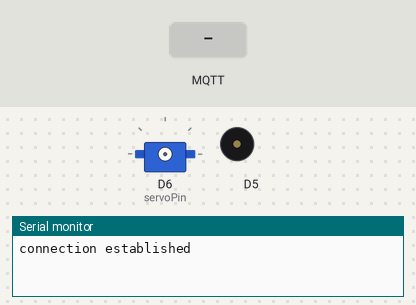
Bench run of a sketch on a simulated ESP8266 (NodeMCU). Parts: servo, buzzer (waves = sounding), the last lines printed to the serial monitor. The test bench sets the inputs (shaded band). No MQTT or app messages arrive unless stated.

Above: at 2.3 s.
2.4 s: MQTT message "1" arrives on the first subscribed topic
At 3.8 s:
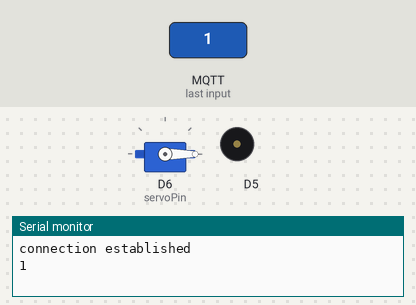
4.1 s: MQTT message "on" arrives on the first subscribed topic
Timing chart, 0 to 7.1 s (numbered marks = the images above; inputs shaded):
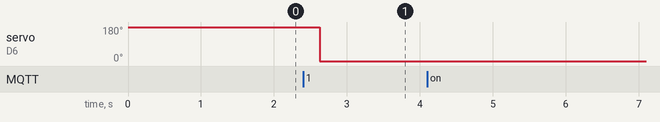

Measured:
- after the input at 2.4 s, servo on D6 (servoPin): 180° → 0° after 0.23 s

The sketch:

slapper_mqtt.ino
```cpp
//https://www.hackster.io/Sparkbuzzer/astronomia-coffin-dance-meme-music-using-arduino-uno-f8f720

#define NOTE_B0  31
#define NOTE_C1  33
#define NOTE_CS1 35
#define NOTE_D1  37
#define NOTE_DS1 39
#define NOTE_E1  41
#define NOTE_F1  44
#define NOTE_FS1 46
#define NOTE_G1  49
#define NOTE_GS1 52
#define NOTE_A1  55
#define NOTE_AS1 58
#define NOTE_B1  62
#define NOTE_C2  65
#define NOTE_CS2 69
#define NOTE_D2  73
#define NOTE_DS2 78
#define NOTE_E2  82
#define NOTE_F2  87
#define NOTE_FS2 93
#define NOTE_G2  98
#define NOTE_GS2 104
#define NOTE_A2  110
#define NOTE_AS2 117
#define NOTE_B2  123
#define NOTE_C3  131
#define NOTE_CS3 139
#define NOTE_D3  147
#define NOTE_DS3 156
#define NOTE_E3  165
#define NOTE_F3  175
#define NOTE_FS3 185
#define NOTE_G3  196
#define NOTE_GS3 208
#define NOTE_A3  220
#define NOTE_AS3 233
#define NOTE_B3  247
#define NOTE_C4  262
#define NOTE_CS4 277
#define NOTE_D4  294
#define NOTE_DS4 311
#define NOTE_E4  330
#define NOTE_F4  349
#define NOTE_FS4 370
#define NOTE_G4  392
#define NOTE_GS4 415
#define NOTE_A4  440
#define NOTE_AS4 466
#define NOTE_B4  494
#define NOTE_C5  523
#define NOTE_CS5 554
#define NOTE_D5  587
#define NOTE_DS5 622
#define NOTE_E5  659
#define NOTE_F5  698
#define NOTE_FS5 740
#define NOTE_G5  784
#define NOTE_GS5 831
#define NOTE_A5  880
#define NOTE_AS5 932
#define NOTE_B5  988
#define NOTE_C6  1047
#define NOTE_CS6 1109
#define NOTE_D6  1175
#define NOTE_DS6 1245
#define NOTE_E6  1319
#define NOTE_F6  1397
#define NOTE_FS6 1480
#define NOTE_G6  1568
#define NOTE_GS6 1661
#define NOTE_A6  1760
#define NOTE_AS6 1865
#define NOTE_B6  1976
#define NOTE_C7  2093
#define NOTE_CS7 2217
#define NOTE_D7  2349
#define NOTE_DS7 2489
#define NOTE_E7  2637
#define NOTE_F7  2794
#define NOTE_FS7 2960
#define NOTE_G7  3136
#define NOTE_GS7 3322
#define NOTE_A7  3520
#define NOTE_AS7 3729
#define NOTE_B7  3951
#define NOTE_C8  4186
#define NOTE_CS8 4435
#define NOTE_D8  4699
#define NOTE_DS8 4978"
int melody[] = {
  NOTE_A4, 0, NOTE_A4, NOTE_A4,
  NOTE_C5, 0, NOTE_AS4, NOTE_A4,
  NOTE_G4,0, NOTE_G4, NOTE_AS5,
  NOTE_A5, NOTE_AS5, NOTE_A5, NOTE_AS5,
  NOTE_G4,0, NOTE_G4, NOTE_AS5,
  NOTE_A5, NOTE_AS5, NOTE_A5, NOTE_AS5,
  NOTE_AS4, NOTE_AS4, NOTE_AS4, NOTE_AS4,
  NOTE_AS4, NOTE_AS4, NOTE_AS4, NOTE_AS4,
  NOTE_AS4, NOTE_AS4, NOTE_AS4, NOTE_AS4,
  NOTE_AS4, NOTE_AS4, NOTE_AS4, NOTE_AS4,
  NOTE_AS4, NOTE_AS4, NOTE_AS4, NOTE_AS4,
  NOTE_D5, NOTE_D5, NOTE_D5, NOTE_D5,
  NOTE_C5, NOTE_C5, NOTE_C5, NOTE_C5,
  NOTE_F5, NOTE_F5, NOTE_F5, NOTE_F5,
  NOTE_G5, NOTE_G5, NOTE_G5, NOTE_G5,
  NOTE_G5, NOTE_G5, NOTE_G5, NOTE_G5,
  NOTE_G5, NOTE_G5, NOTE_G5, NOTE_G5,
  NOTE_C5, NOTE_AS4, NOTE_A4, NOTE_F4,
  NOTE_G4, 0, NOTE_G4, NOTE_D5,
  NOTE_C5, 0, NOTE_AS4, 0,
  NOTE_A4, 0, NOTE_A4, NOTE_A4,
  NOTE_C5, 0, NOTE_AS4, NOTE_A4,
  NOTE_G4,0, NOTE_G4, NOTE_AS5,
  NOTE_A5, NOTE_AS5, NOTE_A5, NOTE_AS5,
  NOTE_G4,0, NOTE_G4, NOTE_AS5,
  NOTE_A5, NOTE_AS5, NOTE_A5, NOTE_AS5,
  NOTE_G4, 0, NOTE_G4, NOTE_D5,
  NOTE_C5, 0, NOTE_AS4, 0,
  NOTE_A4, 0, NOTE_A4, NOTE_A4,
  NOTE_C5, 0, NOTE_AS4, NOTE_A4,
  NOTE_G4,0, NOTE_G4, NOTE_AS5,
  NOTE_A5, NOTE_AS5, NOTE_A5, NOTE_AS5,
  NOTE_G4,0, NOTE_G4, NOTE_AS5,
  NOTE_A5, NOTE_AS5, NOTE_A5, NOTE_AS5
 };
// note durations: 4 = quarter note, 8 = eighth note, etc.:
int noteDurations[] = {
  4,4,4,4,
  4,4,4,4,
  4,4,4,4,
  4,4,4,4,
  4,4,4,4,
  4,4,4,4,
  4,4,4,4,
  4,4,4,4,
  4,4,4,4,
  4,4,4,4,
  4,4,4,4,
  4,4,4,4,
  4,4,4,4,
  4,4,4,4,
  4,4,4,4,
  4,4,4,4,
  4,4,4,4,
  4,4,4,4,
  4,4,4,4,
  4,4,4,4,
  4,4,4,4,
  4,4,4,4,
  4,4,4,4,
  4,4,4,4,
  4,4,4,4,
  4,4,4,4,
  4,4,4,4,
  4,4,4,4,
  4,4,4,4,
  4,4,4,4,
  4,4,4,4,
  4,4,4,4,
  4,4,4,4,
  };

#include "EspMQTTClient.h"

#include <Servo.h>

Servo myservo;  // create servo object to control a servo
                // twelve servo objects can be created on most boards
#define servoPin D6

long int lastSlap = 0;
int slapping = 0;
int play = 0;

EspMQTTClient client(
  "Wamika",
  "mdsy4149",
  "192.168.138.141",  // MQTT Broker server ip
  "Slapper",     // Client name that uniquely identify your device
  1883              // The MQTT port, default to 1883. this line can be omitted
);

void setup() {
  client.setMaxPacketSize(1024);
  client.enableDebuggingMessages(); // Enable debugging messages sent to serial output
  client.enableHTTPWebUpdater(); // Enable the web updater. User and password default to values of MQTTUsername and MQTTPassword. These can be overridded with enableHTTPWebUpdater("user", "password").
  client.enableOTA(); // Enable OTA (Over The Air) updates. Password defaults to MQTTPassword. Port is the default OTA port. Can be overridden with enableOTA("password", port).
  client.enableLastWillMessage("TestClient/lastwill", "I am going offline");  // You can activate the retain flag by setting the third parameter to true
//  myservo.attach(servoPin);  // attaches the servo on GPIO2 to the servo object
//  myservo.write(0);
}

int thisNote = 60;

//void play() {
//  for (int thisNote = 60; thisNote < 112; thisNote++) {
//    int noteDuration = 750 / noteDurations[thisNote];
//    tone(D5, melody[thisNote], noteDuration);
//    int pauseBetweenNotes = noteDuration * 1.30;
//    delay(pauseBetweenNotes);
//
//    noTone(D5);
//  }
//}
void loop() {
  client.loop();

//  if(millis() - lastSlap > 3000 && slapping > 0) {
//    lastSlap = millis();
//    slapping = 0;
//    myservo.detach();
//  }
//  else if (slapping > 0) {
  if (play == 1) {
    int noteDuration = 750 / noteDurations[thisNote];
    tone(D5, melody[thisNote], noteDuration);
    myservo.attach(servoPin);
    myservo.write(180);
    delay(2*1.3);
    myservo.write(-90);
    delay(2*1.3);
    noTone(D5);
  }

  if (thisNote == 112 || play == 0) {
    play = 0;
    slapping = 0;
    myservo.detach();
  } else {
    thisNote++;
  }
//  int pos = ;
//  for (pos = 90; pos >= 0; pos -= 1) // goes from 180 degrees to 0 degrees
//  {
//    myservo.write(pos);               // tell servo to go to position in variable 'pos'
//    delay(10);                        // waits 15ms for the servo to reach the position
//  }
//  for (pos = 90; pos <= 180; pos += 1) // goes from 0 degrees to 180 degrees
//  {                                   // in steps of 1 degree
//    myservo.write(pos);               // tell servo to go to position in variable 'pos'
//    delay(10);                        // waits 15ms for the servo to reach the position
//  }
}

void onConnectionEstablished()
{
  Serial.println("connection established");
  // Subscribe to "imu/actuation" and display received message to Serial
  client.subscribe("imu/actuation", [](const String & payload) {
    Serial.println(payload);
    int posCat = payload.toInt();
    switch (posCat) {
    case 0:
      // no slouch
      slapping = 0;
      play = 0;
      break;
    case 1:
    case 2:
    case 3:
      slapping = 1;
      play = 1;
      thisNote = 60;
      lastSlap = millis();
      break;
    default:
      // cat == 4, all other values
      slapping = 0;
      play = 0;
      break;
    }
  });
}
```
